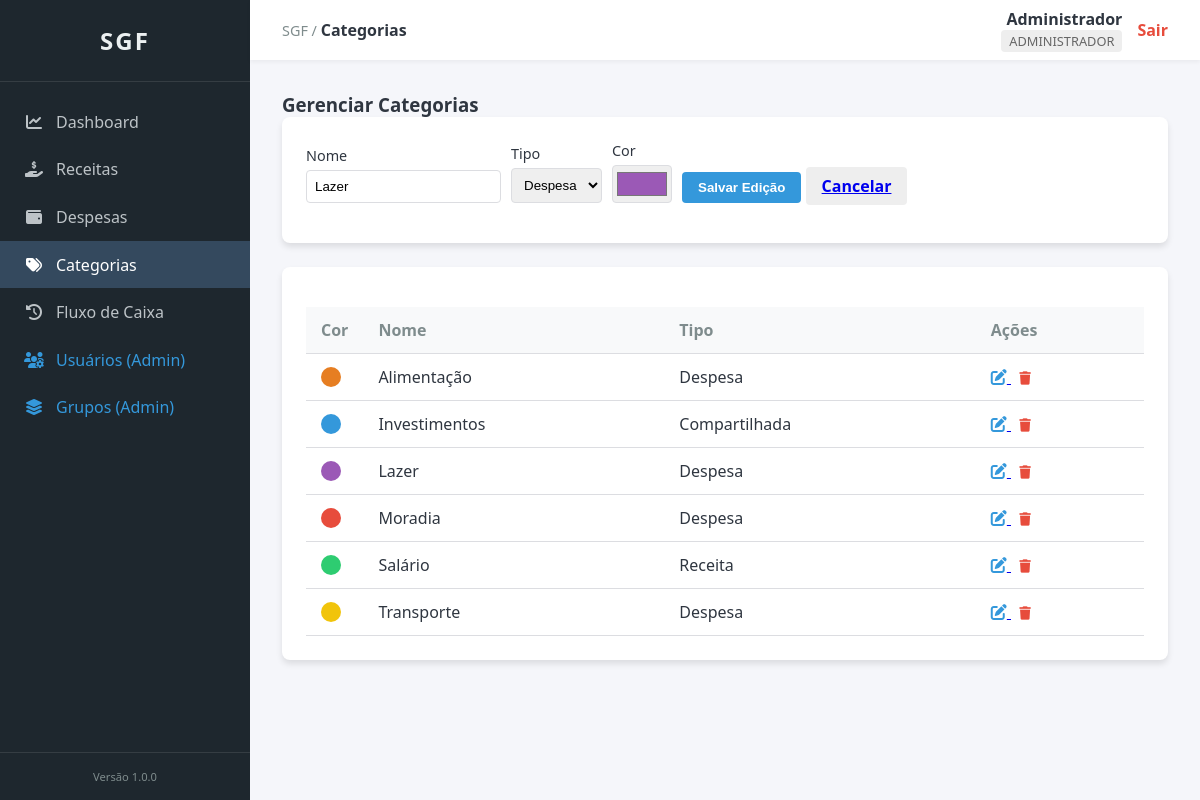
The app's page /index.php?page=categorias&action=edit&id=5 (signed in) with its own data.
### tables this page shows
CREATE TABLE IF NOT EXISTS categorias (
    id INT AUTO_INCREMENT PRIMARY KEY,
    grupo_id INT NULL,
    nome VARCHAR(100) NOT NULL,
    tipo ENUM('receita', 'despesa', 'ambos') DEFAULT 'ambos',
    cor VARCHAR(7) DEFAULT '#3498db',
    criado_em TIMESTAMP DEFAULT CURRENT_TIMESTAMP,
    FOREIGN KEY (grupo_id) REFERENCES grupos(id) ON DELETE SET NULL
);

### includes/functions.php (called while the page is built, shortened)
<?php
function s($texto) {
    return htmlspecialchars($texto ?? '', ENT_QUOTES, 'UTF-8');
}

### pages/categorias.php (the view, shortened to what this page needs)
<?php
$grupo_id = getGrupoId();
$is_admin = ehAdmin();
$action = $_GET['action'] ?? 'list';
$edit_id = $_GET['id'] ?? null;
if ($action === 'edit' && $edit_id) {
    $stmt = $pdo->prepare("SELECT * FROM categorias WHERE id = ? AND (grupo_id = ? OR ? = 1)");
    $stmt->execute([$edit_id, $grupo_id, $is_admin]);
    $edit_data = $stmt->fetch();
}
$stmt = $pdo->prepare("SELECT * FROM categorias WHERE (grupo_id = ? OR ? = 1 OR grupo_id IS NULL) ORDER BY nome ASC");
$stmt->execute([$grupo_id, $is_admin]);
$categorias = $stmt->fetchAll();
?>
<h3>Gerenciar Categorias</h3>
<div class="card">
    <form action="index.php?page=categorias" method="POST" class="form-inline">
        <div class="form-group">
            <label>Nome</label>
            <input type="text" name="nome" class="form-control" value="<?= s($edit_data['nome'] ?? '') ?>" required>
        </div>
        <div class="form-group">
            <label>Tipo</label>
            <select name="tipo" class="form-control" required>
                <option value="despesa" <?= ($edit_data['tipo'] ?? '') === 'despesa' ? 'selected' : '' ?>>Despesa</option>
            </select>
        </div>
        <div class="form-group">
            <label>Cor</label>
            <input type="color" name="cor" class="form-control" style="height: 38px; width: 60px; padding: 2px;" value="<?= s($edit_data['cor'] ?? '#3498db') ?>">
        </div>
        <div class="form-group">
            <button type="submit" name="save_category" class="btn btn-primary">
                <?= $edit_data ? 'Salvar Edição' : 'Adicionar Categoria' ?>
            </button>
            <?php if ($edit_data): ?>
                <a href="index.php?page=categorias" class="btn" style="background: #eee;">Cancelar</a>
            <?php endif; ?>
        </div>
    </form>
</div>
<div class="card">
    <div class="table-responsive">
        <table>
            <thead>
                <tr>
                    <th>Cor</th>
                    <th>Nome</th>
                    <th>Tipo</th>
                    <th>Ações</th>
                </tr>
            </thead>
            <tbody>
                <?php foreach ($categorias as $c): ?>
                    <tr>
                        <td width="50">
                            <div style="width: 20px; height: 20px; border-radius: 50%; background-color: <?= s($c['cor']) ?>;"></div>
                        </td>
                        <td><?= s($c['nome']) ?></td>
                        <td>
                            <span style="text-transform: capitalize;"><?= s($c['tipo'] === 'ambos' ? 'Compartilhada' : $c['tipo']) ?></span>
                        </td>
                        <td>
                            <a href="index.php?page=categorias&action=edit&id=<?= $c['id'] ?>" title="Editar">
                                <i class="fas fa-edit" style="color: var(--accent);"></i>
                            </a>
                            <form action="index.php?page=categorias" method="POST" style="display:inline;" onsubmit="return confirm('Excluir esta categoria?');">
                                <button type="submit" name="delete_category" style="background:none; border:none; cursor:pointer; padding:0;">
                                    <i class="fas fa-trash" style="color: var(--danger);"></i>
                                </button>
                            </form>
                        </td>
                    </tr>
                <?php endforeach; ?>
            </tbody>
        </table>
    </div>
</div>

### assets/css/style.css (style rules this page uses)
:root { --primary-color: #2c3e50; --sidebar-bg: #1e272e; --sidebar-item-active: #34495e; --content-bg: #f5f6fa; --header-bg: #ffffff; --accent: #3498db; --success: #27ae60; --danger: #e74c3c; --warning: #f1c40b; --text-main: #2f3640; --text-muted: #7f8c8d; --border: #dcdde1; --shadow: 0 4px 6px rgba(0, 0, 0, 0.1); --sidebar-width: 250px; }
* { margin: 0; padding: 0; box-sizing: border-box; }
body { font-family: 'Segoe UI', Roboto, Helvetica, Arial, sans-serif; color: var(--text-main); background-color: var(--content-bg); }
.card { background: white; padding: 1.5rem; border-radius: 8px; box-shadow: var(--shadow); margin-bottom: 1.5rem; }
.btn { padding: 8px 16px; border-radius: 4px; border: none; cursor: pointer; font-weight: 600; transition: opacity 0.2s; }
.btn-primary { background: var(--accent); color: white; }
.table-responsive { overflow-x: auto; }
table { width: 100%; border-collapse: collapse; margin-top: 1rem; }
th, td { text-align: left; padding: 12px 15px; border-bottom: 1px solid var(--border); }
th { background-color: #f8f9fa; color: var(--text-muted); }
.form-inline { display: flex; gap: 10px; flex-wrap: wrap; align-items: flex-end; }
.form-group { margin-bottom: 1rem; }
.form-group label { display: block; margin-bottom: 0.3rem; font-size: 0.9rem; }
.form-control { width: 100%; padding: 8px; border: 1px solid var(--border); border-radius: 4px; }

### records on screen
categorias: nome "Lazer", tipo "Despesa", cor "#9b59b6"
categorias: nome "Alimentação", tipo "Despesa"
categorias: nome "Investimentos", tipo "Compartilhada"
categorias: nome "Moradia", tipo "Despesa"
categorias: nome "Salário", tipo "Receita"
categorias: nome "Transporte", tipo "Despesa"

### other values on screen
s($page_title) "Categorias"
s($_SESSION['usuario_nome']) "Administrador"
